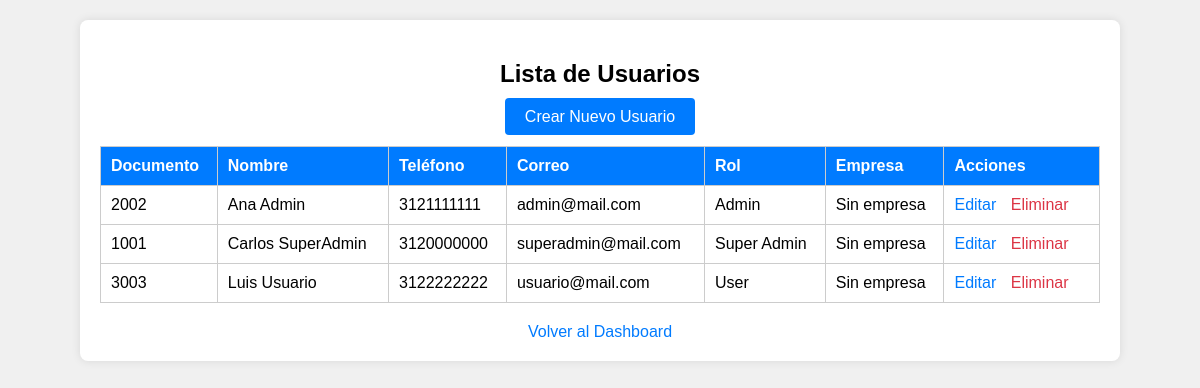
/usuarios/listar.php (signed in), run on the app's committed database.
### tables this page shows
CREATE TABLE `usuarios` (
  `documento` varchar(20) NOT NULL,
  `nombre` varchar(100) DEFAULT NULL,
  `telefono` varchar(20) DEFAULT NULL,
  `correo` varchar(100) DEFAULT NULL,
  `direccion` varchar(150) DEFAULT NULL,
  `contrasena` varchar(255) DEFAULT NULL,
  `id_rol` int(11) DEFAULT NULL,
  `id_empresa` int(11) DEFAULT NULL
);

CREATE TABLE `rol` (
  `id` int(11) NOT NULL,
  `nombre` varchar(50) NOT NULL
);

### usuarios/listar.php (the view, shortened to what this page needs)
<?php
$conn = new mysqli("localhost", "root", "", "taller");
$is_super_admin = $_SESSION['id_rol'] == 1;
if ($is_super_admin) {
    $sql = "SELECT u.documento, u.nombre, u.telefono, u.correo, r.nombre as rol, e.nombre as empresa
            FROM usuarios u
            JOIN rol r ON u.id_rol = r.id
            LEFT JOIN empresa e ON u.id_empresa = e.id";
}
if ($is_super_admin) {
    $result = $conn->query($sql);
}
?>
<!DOCTYPE html>
<html lang="es">
<head>
</head>
<body>
    <div class="container">
        <h2>Lista de Usuarios</h2>
        <div class="new">
            <a href="crear.php">Crear Nuevo Usuario</a>
        </div>
        <table>
            <tr>
                <th>Documento</th>
                <th>Nombre</th>
                <th>Teléfono</th>
                <th>Correo</th>
                <th>Rol</th>
                <th>Empresa</th>
                <th>Acciones</th>
            </tr>
            <?php while ($row = $is_super_admin ? $result->fetch_assoc() : $result->fetch_assoc()) { ?>
                <tr>
                    <td><?php echo $row['documento']; ?></td>
                    <td><?php echo $row['nombre']; ?></td>
                    <td><?php echo $row['telefono']; ?></td>
                    <td><?php echo $row['correo']; ?></td>
                    <td><?php echo $row['rol']; ?></td>
                    <td><?php echo $row['empresa'] ?? 'Sin empresa'; ?></td>
                    <td class="actions">
                        <a href="editar.php?documento=<?php echo $row['documento']; ?>">Editar</a>
                        <a href="eliminar.php?documento=<?php echo $row['documento']; ?>" class="delete" onclick="return confirm('¿Estás seguro de eliminar este usuario?')">Eliminar</a>
                    </td>
                </tr>
            <?php } ?>
        </table>
        <div class="back">
            <a href="../dashboard.php">Volver al Dashboard</a>
        </div>
    </div>
</body>
</html>

### usuarios/listar.php (style rules this page uses)
body { font-family: Arial, sans-serif; margin: 0; padding: 20px; background-color: #f0f0f0; }
.container { max-width: 1000px; margin: 0 auto; background-color: white; padding: 20px; border-radius: 8px; box-shadow: 0 0 10px rgba(0,0,0,0.1); }
.container h2 { text-align: center; }
table { width: 100%; border-collapse: collapse; margin-top: 20px; }
table, th, td { border: 1px solid #ccc; }
th, td { padding: 10px; text-align: left; }
th { background-color: #007bff; color: white; }
.actions a { margin-right: 10px; color: #007bff; text-decoration: none; }
.actions a.delete { color: #dc3545; }
.new { text-align: center; margin-bottom: 20px; }
.new a { background-color: #007bff; color: white; padding: 10px 20px; border-radius: 4px; text-decoration: none; }
.back { text-align: center; margin-top: 20px; }
.back a { color: #007bff; text-decoration: none; }

### data on the page
usuarios: documento "2002", nombre "Ana Admin", telefono "3121111111", correo "admin@mail.com", id_rol.nombre "Admin", empresa "Sin empresa"
usuarios: documento "1001", nombre "Carlos SuperAdmin", telefono "3120000000", correo "superadmin@mail.com", id_rol.nombre "Super Admin", empresa "Sin empresa"
usuarios: documento "3003", nombre "Luis Usuario", telefono "3122222222", correo "usuario@mail.com", id_rol.nombre "User", empresa "Sin empresa"
